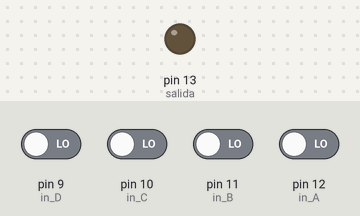
Simulated run of this sketch. Board: Arduino Uno, built with avr-gcc and run on an emulated ATmega328P. Shown: output pins drawn as LEDs (lit = HIGH). Inputs (shaded band) come from the test bench; at power-on: pin 9 (in_D), pin 10 (in_C), pin 11 (in_B), pin 12 (in_A) LOW.

Above: at 1.2 s.
1.3 s: pin 9 (in_D) driven HIGH and pin 10 (in_C) driven HIGH and pin 11 (in_B) driven HIGH and pin 12 (in_A) driven HIGH
At 2.1 s:
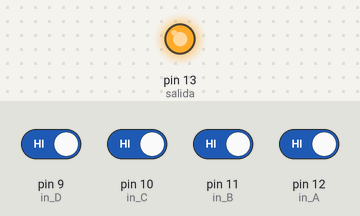
2.8 s: pin 9 (in_D) driven LOW
At 3.3 s:
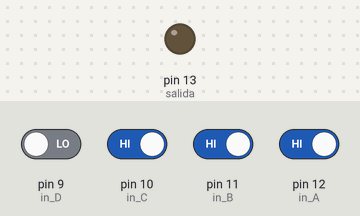
4.3 s: pin 9 (in_D) driven HIGH
At 5.6 s:
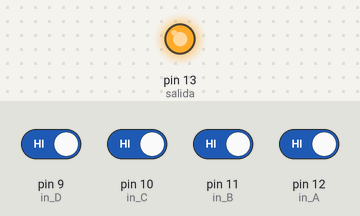
Timing chart, 0 to 7.3 s (numbered marks = the images above; inputs shaded):
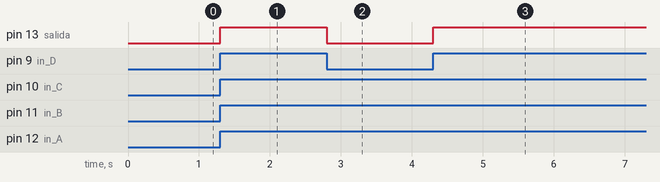

Measured:
- after the input at 1.3 s, pin 13 (salida): LOW → HIGH at once
- after the input at 2.8 s, pin 13 (salida): HIGH → LOW at once
- after the input at 4.3 s, pin 13 (salida): LOW → HIGH at once

The sketch:

Practica_4_Compuerta_AND.ino
```cpp
// Practica 3 Pulsador

// Declaracion de Variable

int salida = 13; // pin 13 Led
int in_A = 12; // entrada a
int in_B = 11; // entrada b
int in_C = 10; // entrada c
int in_D = 9; // entrada d
bool value_A = LOW;
bool value_B = LOW;
bool value_C = LOW;
bool value_D = LOW;
bool operacion = LOW;


void setup()
{
  pinMode(salida, OUTPUT);
  pinMode(in_A, INPUT);
  pinMode(in_B, INPUT);
  pinMode(in_C, INPUT);
  pinMode(in_D, INPUT);
}

void loop()
{
  // Lectura de las entras A / B / C / D

  value_A = digitalRead(in_A);
  value_B = digitalRead(in_B);
  value_C = digitalRead(in_C);
  value_D = digitalRead(in_D);

  // Realizamos la operacion AND

  operacion = value_A && value_B && value_C && value_D;

  digitalWrite(salida,operacion);
  delay(100); // Wait for 100 millisecond(s)

}
```
